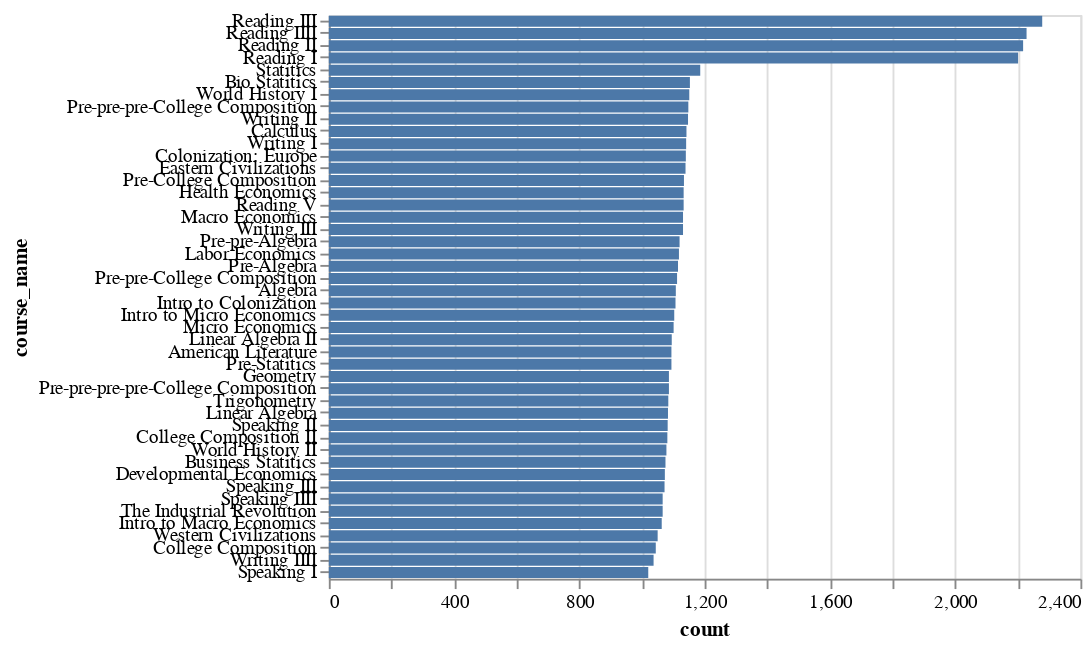

Write notebook code for a chart like this one.
### Code cell
data.sort_values('count', ascending = False, inplace = True)

alt.Chart(data).mark_bar().encode(
    x = 'count:Q',
    y = alt.Y('course_name:N', scale = alt.Scale(domain = list(data['course_name'])))
)

### Figure 1 — Vega-Lite specification as saved in the notebook (floating-point values rounded to 4 significant figures)
{"$schema": "https://vega.github.io/schema/vega-lite/v2.4.3.json", "config": {"view": {"height": 300, "width": 400}}, "data": {"values": [{"count": 2278, "course_name": "Reading III"}, {"count": 2228, "course_name": "Reading IIII"}, {"count": 2217, "course_name": "Reading II"}, {"count": 2201, "course_name": "Reading I"}, {"count": 1186, "course_name": "Statitics"}, {"count": 1153, "course_name": "Bio Statitics"}, {"count": 1151, "course_name": "World History I"}, {"count": 1148, "course_name": "Pre-pre-pre-College Composition"}, {"count": 1147, "course_name": "Writing II"}, {"count": 1142, "course_name": "Calculus"}, {"count": 1141, "course_name": "Writing I"}, {"count": 1140, "course_name": "Colonization: Europe"}, {"count": 1139, "course_name": "Eastern Civilizations"}, {"count": 1134, "course_name": "Pre-College Composition"}, {"count": 1133, "course_name": "Health Economics"}, {"count": 1133, "course_name": "Reading V"}, {"count": 1131, "course_name": "Macro Economics"}, {"count": 1131, "course_name": "Writing III"}, {"count": 1120, "course_name": "Pre-pre-Algebra"}, {"count": 1118, "course_name": "Labor Economics"}, {"count": 1115, "course_name": "Pre-Algebra"}, {"count": 1112, "course_name": "Pre-pre-College Composition"}, {"count": 1108, "course_name": "Algebra"}, {"count": 1107, "course_name": "Intro to Colonization"}, {"count": 1103, "course_name": "Intro to Micro Economics"}, {"count": 1101, "course_name": "Micro Economics"}, {"count": 1095, "course_name": "Linear Algebra II"}, {"count": 1094, "course_name": "American Literature"}, {"count": 1094, "course_name": "Pre-Statitics"}, {"count": 1086, "course_name": "Geometry"}, {"count": 1086, "course_name": "Pre-pre-pre-pre-College Composition"}, {"count": 1084, "course_name": "Trigonometry"}, {"count": 1083, "course_name": "Linear Algebra"}, {"count": 1082, "course_name": "Speaking II"}, {"count": 1081, "course_name": "College Composition II"}, {"count": 1078, "course_name": "World History II"}, {"count": 1075, "course_name": "Business Statitics"}, {"count": 1073, "course_name": "Developmental Economics"}, {"count": 1072, "course_name": "Speaking III"}, {"count": 1066, "course_name": "Speaking IIII"}, {"count": 1066, "course_name": "The Industrial Revolution"}, {"count": 1063, "course_name": "Intro to Macro Economics"}, {"count": 1050, "course_name": "Western Civilizations"}, {"count": 1044, "course_name": "College Composition"}, {"count": 1037, "course_name": "Writing IIII"}, {"count": 1020, "course_name": "Speaking I"}]}, "encoding": {"x": {"field": "count", "type": "quantitative"}, "y": {"field": "course_name", "scale": {"domain": ["Reading III", "Reading IIII", "Reading II", "Reading I", "Statitics", "Bio Statitics", "World History I", "Pre-pre-pre-College Composition", "Writing II", "Calculus", "Writing I", "Colonization: Europe", "Eastern Civilizations", "Pre-College Composition", "Health Economics", "Reading V", "Macro Economics", "Writing III", "Pre-pre-Algebra", "Labor Economics", "Pre-Algebra", "Pre-pre-College Composition", "Algebra", "Intro to Colonization", "Intro to Micro Economics", "Micro Economics", "Linear Algebra II", "American Literature", "Pre-Statitics", "Geometry", "Pre-pre-pre-pre-College Composition", "Trigonometry", "Linear Algebra", "Speaking II", "College Composition II", "World History II", "Business Statitics", "Developmental Economics", "Speaking III", "Speaking IIII", "The Industrial Revolution", "Intro to Macro Economics", "Western Civilizations", "College Composition", "Writing IIII", "Speaking I"]}, "type": "nominal"}}, "mark": "bar"}
